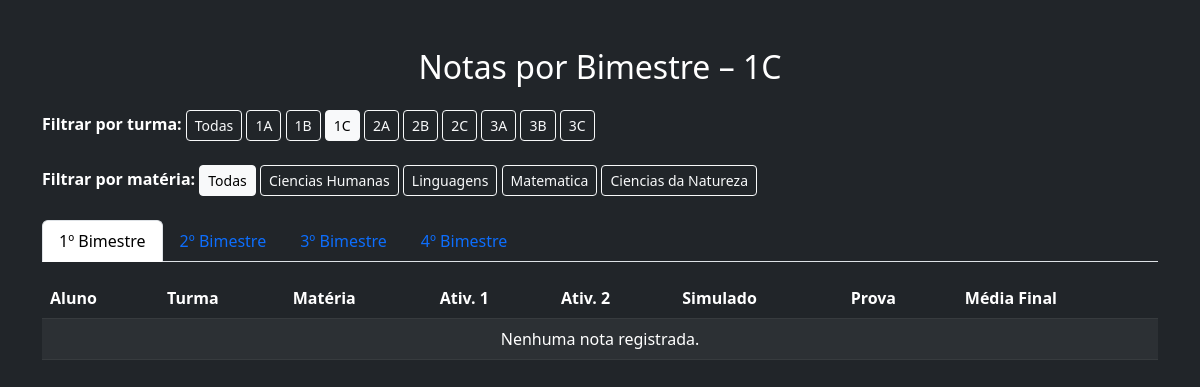
Page /notas/?turma=4 on the committed database.
### secretaria/models.py (models this page shows, shortened)
class Turma(models.Model):
    ITINERARIO_CHOICES = (
        ('JG', 'JOGOS DIGITAIS'),
        ('CN', 'CIÊNCIAS DA NATUREZA'),
        ('DS', 'DESENVOLVIMENTO DE SISTEMAS'),
        ('RS', 'REDES DE COMPUTADORES'),
    )
    TURMA_CHOICES = (
        ('1A', '1 ANO A'),
        ('1B', '1 ANO B'),
        ('1C', '1 ANO C'),
        ('2A', '2 ANO A'),
        ('2B', '2 ANO B'),
        ('2C', '2 ANO C'),
        ('3A', '3 ANO A'),
        ('3B', '3 ANO B'),
        ('3C', '3 ANO C'),
    )
    escolha_a_turma = models.CharField(max_length=2, choices=TURMA_CHOICES, blank=True, null=False)
    descricao_da_turma = models.CharField(max_length=2, choices=ITINERARIO_CHOICES, verbose_name='Informe o Itinerário da Turma')
    padrinho_da_turma = models.ForeignKey(Professor, on_delete=models.CASCADE, related_name='turmas', verbose_name='Padrinho da Turma', null=True, blank=False)
    def link_para_notas(self):
        url = reverse('notas_por_bimestre') + f'?turma={self.escolha_a_turma}'
        return format_html('<a class="button" href="{}" target="_blank">Ver Notas</a>', url)
    link_para_notas.short_description = "Acessar Notas"
    link_para_notas.allow_tags = True

class Materia(models.Model):
        MATTER_CHOICES = (
        ("CH", "Ciencias Humanas"),
        ("L", "Linguagens"),
        ("M", "Matematica"),
        ("CN", "Ciencias da Natureza"),
    )
        matter_choices = models.CharField(max_length=50, choices=MATTER_CHOICES , blank=False, null=True)
        professor = models.ForeignKey(Professor, on_delete=models.CASCADE, related_name='materias', blank=False, null=True)

### secretaria/views.py (the view)
# urls.py: path('notas/', views.notas_por_bimestre, name='notas_por_bimestre'),
def notas_por_bimestre(request):
    turma_param = request.GET.get('turma')
    materia_param = request.GET.get('materia')
    turma_selecionada = None
    materia_selecionada = None
    if turma_param:
        try:
            turma_selecionada = Turma.objects.get(id=int(turma_param))
        except (ValueError, Turma.DoesNotExist):
            turma_selecionada = None
    if materia_param:
        try:
            materia_selecionada = Materia.objects.get(id=int(materia_param))
        except (ValueError, Materia.DoesNotExist):
            materia_selecionada = None
    filtro = {}
    if turma_selecionada:
        filtro['turma'] = turma_selecionada
    if materia_selecionada:
        filtro['materia'] = materia_selecionada
    notas_1bim = Nota1Bim.objects.filter(**filtro)
    notas_2bim = Nota2Bim.objects.filter(**filtro)
    notas_3bim = Nota3Bim.objects.filter(**filtro)
    notas_4bim = Nota4Bim.objects.filter(**filtro)
    turmas = Turma.objects.all()
    materias_ids = Nota1Bim.objects.values_list('materia', flat=True).distinct()
    materias = Materia.objects.filter(id__in=materias_ids)
    return render(request, 'notas/tabela_notas.html', {
        'turmas': turmas,
        'materias': materias,
        'turma_selecionada': turma_selecionada,
        'materia_selecionada': materia_selecionada,
        'notas_1bim': notas_1bim,
        'notas_2bim': notas_2bim,
        'notas_3bim': notas_3bim,
        'notas_4bim': notas_4bim,
    })

### secretaria/templates/notas/tabela_notas.html (shortened to what this page needs)
<!DOCTYPE html>
<html lang="pt-br">
<head>
    <link href="https://cdn.jsdelivr.net/npm/bootstrap@5.3.0/dist/css/bootstrap.min.css" rel="stylesheet">
</head>
<body class="bg-dark text-white">
<div class="container mt-5">
    <h2 class="mb-4 text-center">Notas por Bimestre
        {% if turma_selecionada %}
            – {{ turma_selecionada.escolha_a_turma }}
        {% endif %}
    </h2>
    <div class="mb-4">
        <strong>Filtrar por turma:</strong>
        <a href="?{% if materia_selecionada %}materia={{ materia_selecionada.id }}{% endif %}"
           class="btn btn-outline-light btn-sm {% if not turma_selecionada %}active{% endif %}">Todas</a>
        {% for turma in turmas %}
            <a href="?turma={{ turma.id }}{% if materia_selecionada %}&materia={{ materia_selecionada.id }}{% endif %}"
               class="btn btn-outline-light btn-sm {% if turma.id == turma_selecionada.id %}active{% endif %}">
                {{ turma.escolha_a_turma }}
            </a>
        {% endfor %}
    </div>
    <div class="mb-4">
        <strong>Filtrar por matéria:</strong>
        <a href="?{% if turma_selecionada %}turma={{ turma_selecionada.id }}{% endif %}"
           class="btn btn-sm btn-outline-light {% if not materia_selecionada %}active{% endif %}">Todas</a>
        {% for materia in materias %}
            <a href="?materia={{ materia.id }}{% if turma_selecionada %}&turma={{ turma_selecionada.id }}{% endif %}"
               class="btn btn-sm btn-outline-light {% if materia.id == materia_selecionada.id %}active{% endif %}">
                {{ materia.get_matter_choices_display }}
            </a>
        {% endfor %}
    </div>
    <ul class="nav nav-tabs" id="bimestreTabs" role="tablist">
        <li class="nav-item" role="presentation">
            <button class="nav-link active" id="bim1-tab" data-bs-toggle="tab" data-bs-target="#bim1" type="button" role="tab">1º Bimestre</button>
        </li>
        <li class="nav-item" role="presentation">
            <button class="nav-link" id="bim2-tab" data-bs-toggle="tab" data-bs-target="#bim2" type="button" role="tab">2º Bimestre</button>
        </li>
        <li class="nav-item" role="presentation">
            <button class="nav-link" id="bim3-tab" data-bs-toggle="tab" data-bs-target="#bim3" type="button" role="tab">3º Bimestre</button>
        </li>
        <li class="nav-item" role="presentation">
            <button class="nav-link" id="bim4-tab" data-bs-toggle="tab" data-bs-target="#bim4" type="button" role="tab">4º Bimestre</button>
        </li>
    </ul>
    <div class="tab-content mt-3" id="bimestreTabsContent">
        <div class="tab-pane fade show active" id="bim1" role="tabpanel">
            {% include 'notas/partials/parcial_tabela_notas.html' with notas=notas_1bim %}
        </div>
    </div>
</div>
</body>
</html>

### rows in the picture
Turma: escolha_a_turma "1C"
Turma: escolha_a_turma "1A"
Turma: escolha_a_turma "1B"
Turma: escolha_a_turma "2A"
Turma: escolha_a_turma "2B"
Turma: escolha_a_turma "2C"
Turma: escolha_a_turma "3A"
Turma: escolha_a_turma "3B"
Turma: escolha_a_turma "3C"
Materia: matter_choices "Ciencias Humanas"
Materia: matter_choices "Linguagens"
Materia: matter_choices "Matematica"
Materia: matter_choices "Ciencias da Natureza"
